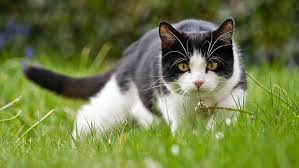
#> input picture sim/kitty.jpg, 299 x 168 px, found by its file name
$ python img_gen.py
#> lines starting #> are read from the running program, lines starting #| are printed output that depends on the picture
from PIL import Image
import numpy as np
import matplotlib.pyplot as plt

def display_ycbcr_channels(image_path):
    # Open the image
#> called with image_path = 'sim/kitty.jpg'
    image = Image.open(image_path)
#> image is the input picture: PIL image 299x168 RGB; mean R, G, B 111.7, 123.9, 68.4

    # Convert to RGB if not already
    # image = image.convert('YCbCr')

    # Convert the image to a numpy array
    img_array = np.array(image)

    # Convert to YCbCr
    ycbcr_image = image.convert('YCbCr')
#> ycbcr_image: PIL image 299x168 YCbCr; mean of channels 0, 1, 2 113.5, 101.9, 126
    ycbcr_array = np.array(ycbcr_image)
    y, cb, cr = ycbcr_image.split()
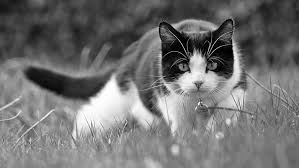
#> y: PIL image 299x168 L; min 0, max 255, mean 113.5
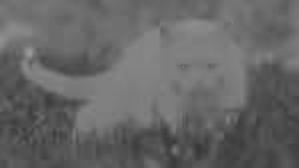
#> cb: PIL image 299x168 L; min 55, max 156, mean 101.9
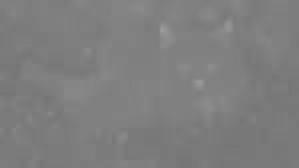
#> cr: PIL image 299x168 L; min 117, max 157, mean 126
    x   = cb.convert('RGB')
    z = cr.convert('RGB')
    # fig, axs = plt.subplots(1, 4, figsize=(20, 5))

# Display each channel
    # axs[0].imshow(img_array)
    # axs[0].set_title("Original Image")
    # axs[0].axis('off')

    y.show(title="Y Channel")
    z.show(title="Cb Channel")
    x.show(title="Cr Channel")

    # Plotting the original image and the Y, Cb, Cr channels

    # Original Image

# Example usage
image_path = 'sim/kitty.jpg'  # Replace with your image path
display_ycbcr_channels(image_path)

$ run again, with sim/joever.jpg copied over sim/kitty.jpg
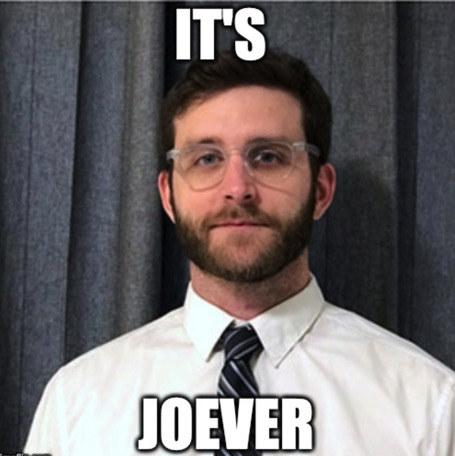
#> input picture sim/joever.jpg, 455 x 456 px, found by its file name
#> in display_ycbcr_channels, image is the input picture: PIL image 455x456 RGB; mean R, G, B 110.2, 104.7, 105.7
#> ycbcr_image: PIL image 455x456 YCbCr; mean of channels 0, 1, 2 106, 127.3, 130.3
#> in display_ycbcr_channels, `y, cb, cr = ycbcr_image.split()`:
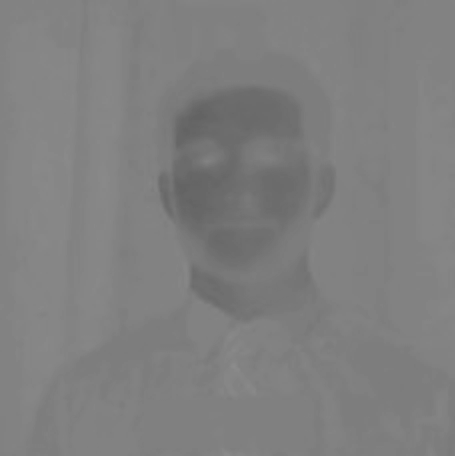
#> cb: PIL image 455x456 L; min 99, max 140, mean 127.3
#> in display_ycbcr_channels, `y, cb, cr = ycbcr_image.split()`:
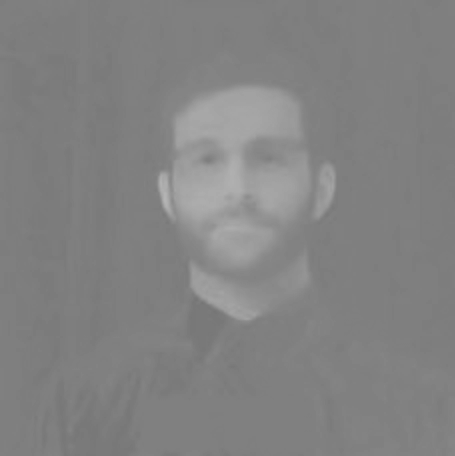
#> cr: PIL image 455x456 L; min 117, max 180, mean 130.3
